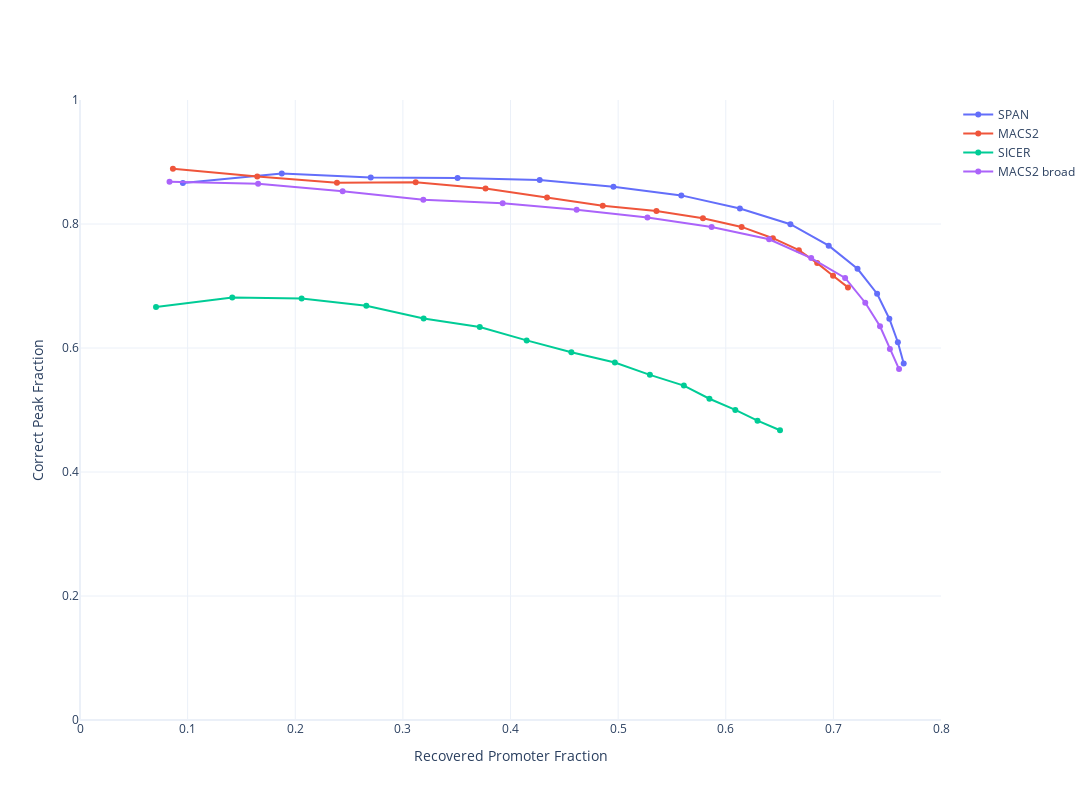

Notebook code for this chart:
### Code cell
import plotly.graph_objects as go

fig = go.Figure()
for t in set(df['tool']):
    dft = df[df['tool'] == t]
    fig.add_trace(go.Scatter(
        x=dft["rpf"], y=dft["cpf"], mode='lines+markers', name=t, hovertext=dft['n']))
fig.update_xaxes(range=[0, 0.8], title='Recovered Promoter Fraction')
fig.update_yaxes(range=[0, 1], title='Correct Peak Fraction')
fig.layout.template = 'plotly_white'
fig.update_layout(
    autosize=False,
    width=1200,
    height=800,)
fig.show()
